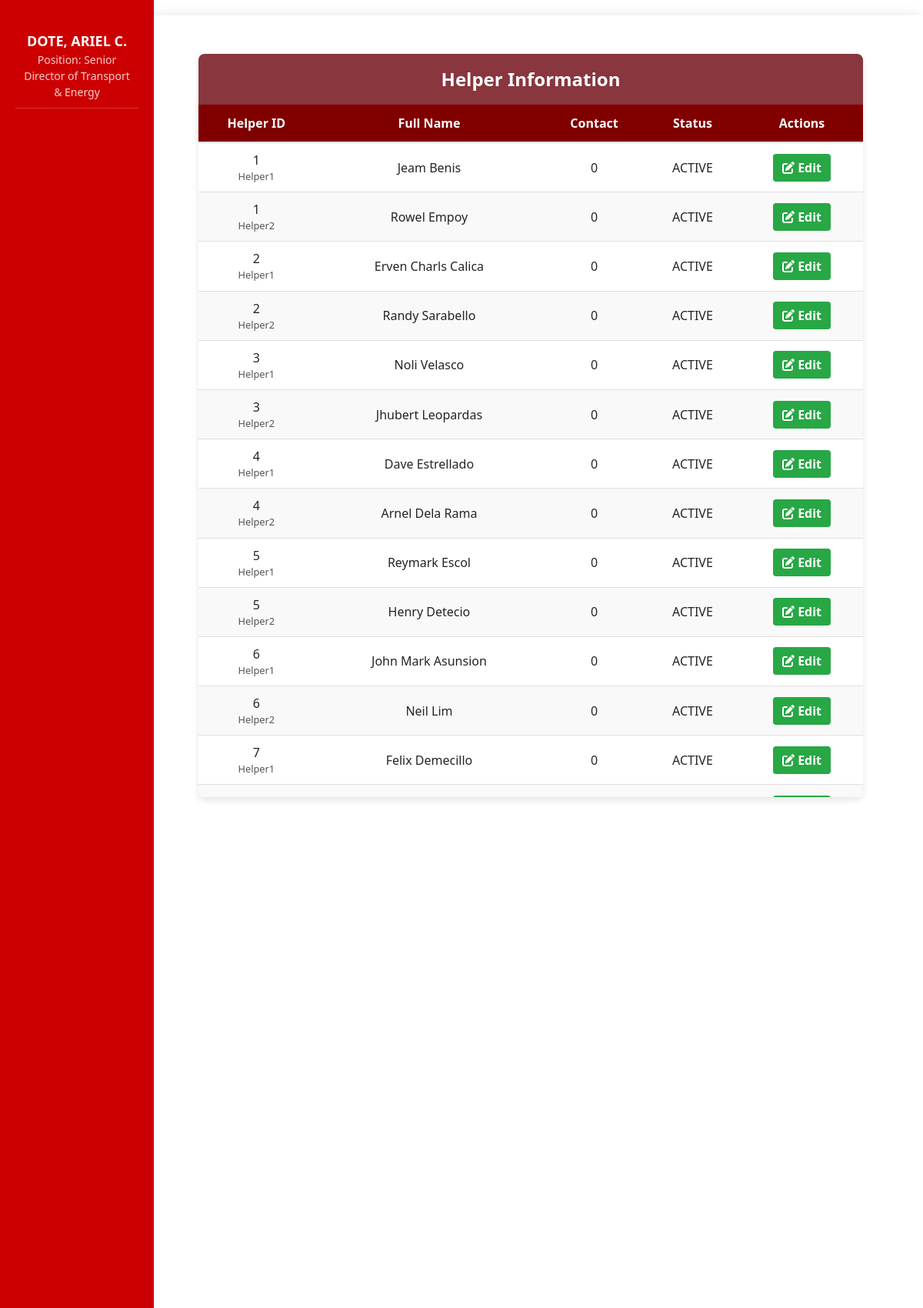
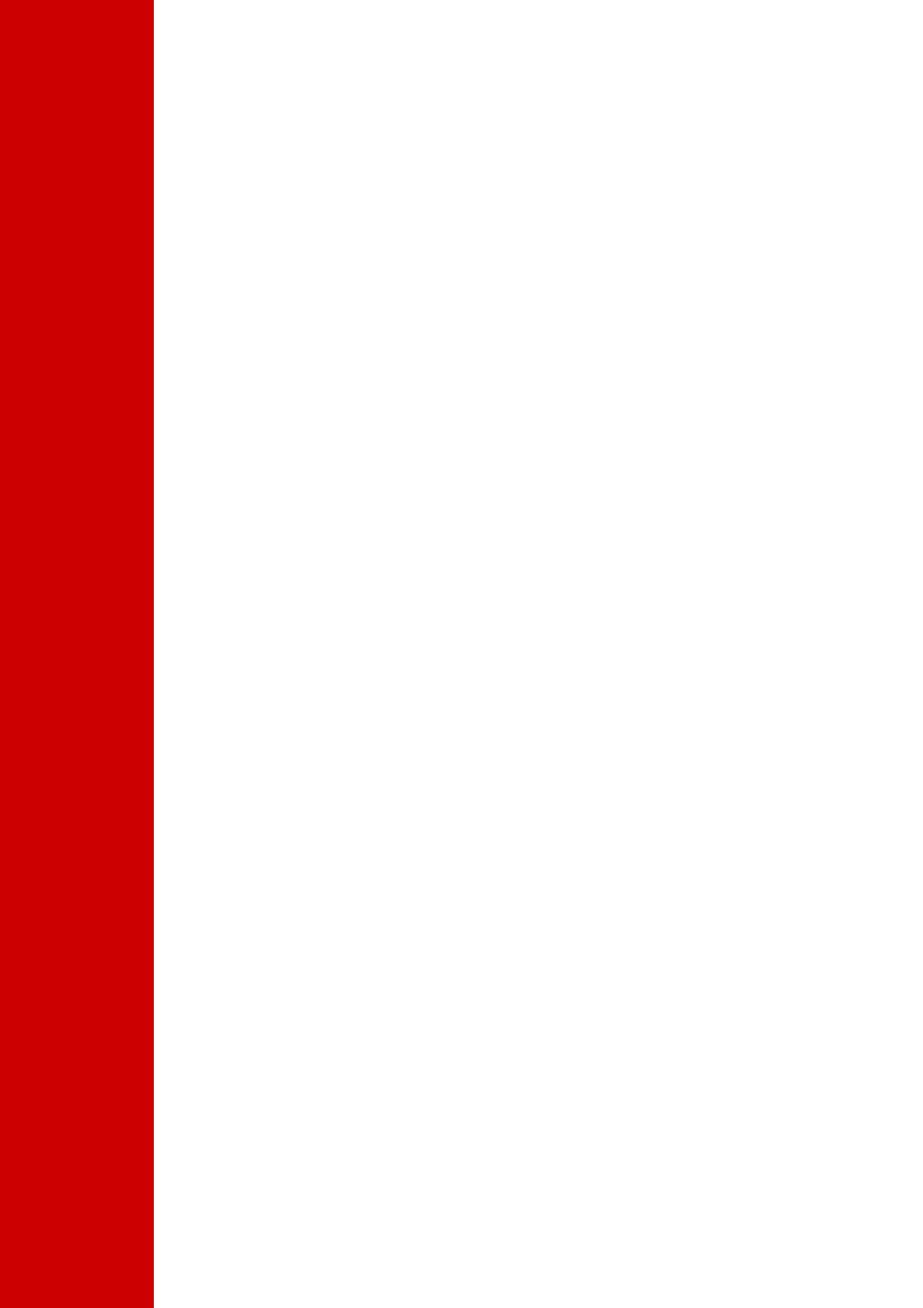
/helpers.php (signed in, upper part), run on the app's committed database (2 pictures, top to bottom).
### tables this page shows
CREATE TABLE `usertype` (
  `u_id` int(11) NOT NULL,
  `type` int(11) NOT NULL,
  `position` varchar(255) NOT NULL
);

CREATE TABLE `helper1` (
  `helper1_id` int(11) NOT NULL,
  `fullname` varchar(255) NOT NULL,
  `contact` int(11) NOT NULL,
  `status` enum('ACTIVE','INACTIVE','','') NOT NULL
);

### helpers.php (the view, shortened to what this page needs)
<?php
require_once 'connection.php';
$query1 = "SELECT helper1_id AS helper_id, fullname, contact, status FROM helper1";
$result1 = mysqli_query($conn, $query1);
$query2 = "SELECT helper2_id AS helper_id, fullname, contact, status FROM helper2";
$result2 = mysqli_query($conn, $query2);
$combined_results = array();
while ($row = mysqli_fetch_assoc($result1)) {
    $row['source_table'] = 'helper1';
    $combined_results[] = $row;
}
while ($row = mysqli_fetch_assoc($result2)) {
    $row['source_table'] = 'helper2';
    $combined_results[] = $row;
}
usort($combined_results, function($a, $b) {
    return $a['helper_id'] - $b['helper_id'];
});
?>
<!DOCTYPE html>
<html lang="en">
<head>
    <link rel="stylesheet" href="assets/css/landingPage.css">
    <link rel="stylesheet" href="https://cdnjs.cloudflare.com/ajax/libs/font-awesome/6.0.0/css/all.min.css">
    <link href="https://stackpath.bootstrapcdn.com/bootstrap/4.5.2/css/bootstrap.min.css" rel="stylesheet">
</head>
<body>
    <div class="sidebar">
        <div class="user-info">
            <div class="name"><?php echo htmlspecialchars($_SESSION["fullname"]); ?></div>
            <div class="role">Position:
            <?php
                $conn = new mysqli($servername, $username, $password, $dbname);
                $sql = "SELECT position FROM usertype WHERE u_id = " . $_SESSION["u_id"];
                $result = $conn->query($sql);
                if ($result->num_rows > 0) {
                    $row = $result->fetch_assoc();
                    echo htmlspecialchars($row["position"]);
                } else {
                    echo "Unknown";
                }
            ?>
            </div>
        </div>
    </div>
    <div class="main-content">
        <div class="helper-table-container">
            <div class="table-header">
                Helper Information
            </div>
            <div class="table-responsive">
                <table class="helper-table">
                    <thead>
                        <tr>
                            <th>Helper ID</th>
                            <th>Full Name</th>
                            <th>Contact</th>
                            <th>Status</th>
                            <th>Actions</th>
                        </tr>
                    </thead>
                    <tbody>
                        <?php foreach($combined_results as $row) {
                            $contact_display = $row['contact'];
                        ?>
                        <tr>
                            <td>
                                <?php echo htmlspecialchars($row['helper_id']); ?>
                                <span class="helper-type"><?php echo ucfirst($row['source_table']); ?></span>
                            </td>
                            <td><?php echo htmlspecialchars($row['fullname']); ?></td>
                            <td><?php echo htmlspecialchars($contact_display); ?></td>
                            <td><?php echo htmlspecialchars($row['status']); ?></td>
                            <td>
                              <button type="button" class="btn btn-success editbtn"
                                     data-source="<?php echo $row['source_table']; ?>"
                                     data-id="<?php echo $row['helper_id']; ?>">
                                <i class="fas fa-edit"></i> Edit
                              </button>
                            </td>
                        </tr>
                        <?php } ?>
                    </tbody>
                </table>
            </div>
        </div>
    </div>
</body>
</html>

### assets/css/landingPage.css (style rules this page uses)
* { margin: 0; padding: 0; box-sizing: border-box; font-family: 'Segoe UI', Tahoma, Geneva, Verdana, sans-serif; }
body { height: 100vh; display: flex; background-color: #f5f5f5; overflow-x: hidden; }
.sidebar { background-color: #cc0000; width: 200px; min-width: 200px; color: white; padding: 30px 20px; display: flex; flex-direction: column; align-items: center; justify-content: space-between; transition: all 0.3s ease; z-index: 100; }
.main-content { flex: 1; padding: 30px; background-color: white; border-radius: 20px 0 0 20px; margin: 20px 0 20px -20px; box-shadow: -5px 0 15px rgba(0, 0, 0, 0.1); display: flex; flex-direction: column; align-items: center; overflow-y: auto; }
.user-info { color: white; text-align: center; padding: 10px; margin-bottom: 20px; border-bottom: 1px solid rgba(255, 255, 255, 0.2); }
.user-info .name { font-size: 18px; font-weight: bold; }
.user-info .role { font-size: 14px; opacity: 0.8; }

### helpers.php (style rules this page uses)
.helper-table-container { margin: 20px; width: 90%; box-shadow: 0 4px 8px rgba(0, 0, 0, 0.1); border-radius: 8px; overflow: hidden; background-color: #fff; }
.table-header { background-color:rgba(106, 0, 11, 0.79); color: white; padding: 15px; text-align: center; font-size: 1.5rem; font-weight: bold; }
.helper-table { width: 100%; border-collapse: collapse; box-shadow: 0 2px 3px rgba(0, 0, 0, 0.1); }
.helper-table th { background-color: maroon; color: white; font-weight: bold; text-align: center; padding: 12px 15px; }
.helper-table td { padding: 10px 15px; text-align: center; border-bottom: 1px solid #e0e0e0; }
.helper-table tr:nth-child(even) { background-color: #f9f9f9; }
.btn { padding: 6px 12px; border: none; border-radius: 4px; cursor: pointer; font-weight: bold; text-decoration: none; display: inline-block; }
.table-responsive { max-height: 900px; overflow-y: auto; border-radius: 0px; box-shadow: 0 2px 5px rgba(0, 0, 0, 0.1); }
.helper-table thead { position: sticky; top: 0; background-color: maroon; color: white; z-index: 10; }
.helper-table th { padding: 12px; border-bottom: 2px solid #ddd; }
.helper-type { font-size: 0.8rem; color: #555; display: block; }

### data on the page
usertype: position "Senior Director of Transport & Energy"
helper1: helper1_id "1", source_table "Helper1", fullname "Jeam Benis", contact "0", status "ACTIVE", source_table "Helper2", fullname "Rowel Empoy"
helper1: helper1_id "2", source_table "Helper1", fullname "Erven Charls Calica", contact "0", status "ACTIVE", source_table "Helper2", fullname "Randy Sarabello"
helper1: helper1_id "3", source_table "Helper1", fullname "Noli Velasco", contact "0", status "ACTIVE", source_table "Helper2", fullname "Jhubert Leopardas"
helper1: helper1_id "4", source_table "Helper1", fullname "Dave Estrellado", contact "0", status "ACTIVE", source_table "Helper2", fullname "Arnel Dela Rama"
helper1: helper1_id "5", source_table "Helper1", fullname "Reymark Escol", contact "0", status "ACTIVE", source_table "Helper2", fullname "Henry Detecio"
helper1: helper1_id "6", source_table "Helper1", fullname "John Mark Asunsion", contact "0", status "ACTIVE", source_table "Helper2", fullname "Neil Lim"
helper1: helper1_id "7", source_table "Helper1", fullname "Felix Demecillo", contact "0", status "ACTIVE"

### other printed values
$_SESSION["fullname"] "DOTE, ARIEL C."
